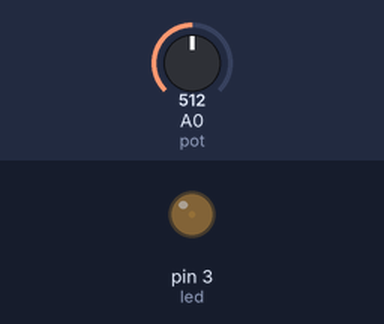
Recording of a sketch running on a simulated Arduino Uno, built with avr-gcc and run on an emulated ATmega328P. On the bench: output pins drawn as LEDs (lit = HIGH). Inputs (shaded band) come from the test bench; at power-on: A0 (pot) = 512.

Above: at 0.05 s.
At 1.9 s:
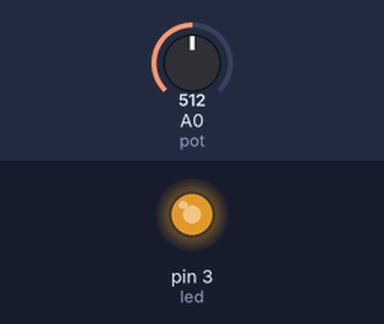
At 3.8 s:
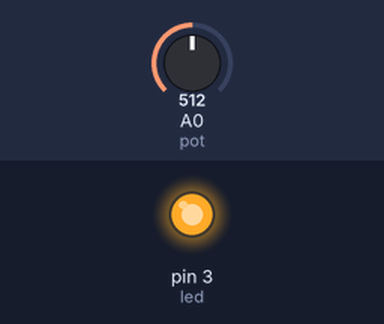
At 7.6 s:
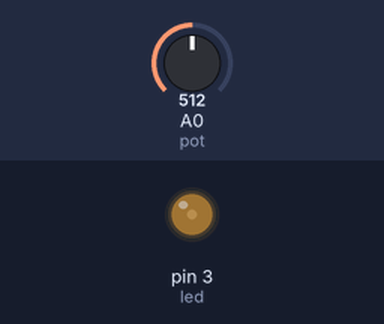
Timing chart, 0 to 14.5 s (numbered marks = the images above):
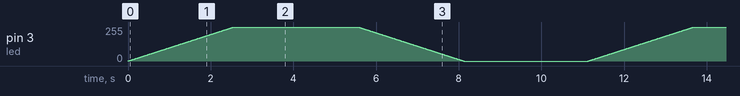

The sketch:

ejercicio10.ino
```cpp
const int led = 3;
const int pot =A0;
void setup() {
  // put your setup code here, to run once:
  pinMode(led, OUTPUT);
  pinMode(pot, INPUT);
}

void loop() {
  int valor = analogRead(pot);
  int val = map(valor,0,1024, 2000,4000);
  // put your main code here, to run repeatedly:
  for(int i=0;i<256;i++){
      analogWrite(led, i);
      delay(10);
    }
    delay(val);
   for(int i=255;i>=0;i--){
      analogWrite(led, i);
      delay(10);
    }
    delay(val);

}
```
